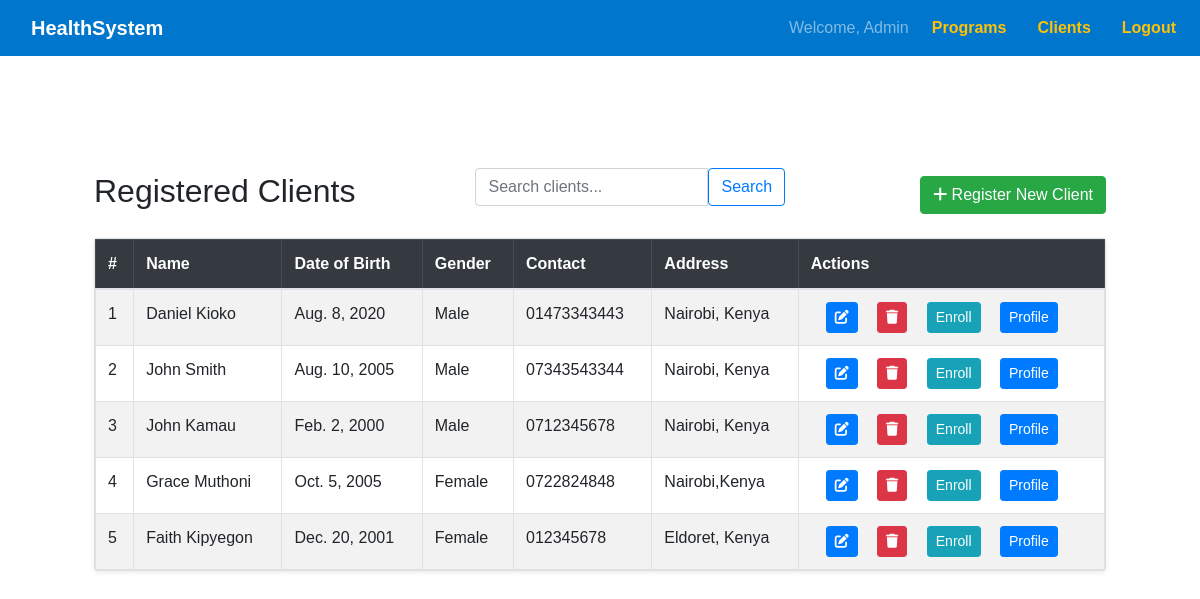
Screenshot of /clients/ (signed in) with the database file from the repository.
### health/models.py (models this page shows, shortened)
class Client(models.Model):
    first_name = models.CharField(max_length=100)
    last_name = models.CharField(max_length=100)
    date_of_birth = models.DateField()
    gender_choices = [('M', 'Male'), ('F', 'Female'), ('O', 'Other')]
    gender = models.CharField(max_length=1, choices=gender_choices)
    contact_number = models.CharField(max_length=15, blank=True)
    address = models.TextField(blank=True)
    created_at = models.DateTimeField(auto_now_add=True)
    enrolled_programs = models.ManyToManyField(HealthProgram, blank=True)

### health/views.py (the view)
# urls.py: path('clients/', views.client_list, name='client_list'),
@login_required
def client_list(request):
    query = request.GET.get('q')
    if query:
        clients = Client.objects.filter(
            Q(first_name__icontains=query) |
            Q(last_name__icontains=query) |
            Q(contact_number__icontains=query)
        )
    else:
        clients = Client.objects.all()
    return render(request, 'client_list.html', {'clients': clients, 'query': query})

### health/templates/client_list.html
{% extends 'base.html' %}
{% block content %}
<div class="container mt-5">
    <div class="d-flex justify-content-between align-items-center mb-3">
        <h2>Registered Clients</h2>
        <form method="GET" class="mb-3">
            <div class="input-group">
                <input type="text" name="q" class="form-control" placeholder="Search clients..." value="{{ query|default:'' }}">
                <button class="btn btn-outline-primary" type="submit">Search</button>
            </div>
        </form>
        <a href="{% url 'register_client' %}" class="btn btn-success"><i class="fas fa-plus"></i> Register New Client</a>
    </div>
    <div class="card shadow-sm">
        <div class="card-body p-0">
            <table class="table table-striped table-bordered mb-0">
                <thead class="table-dark">
                    <tr>
                        <th>#</th>
                        <th>Name</th>
                        <th>Date of Birth</th>
                        <th>Gender</th>
                        <th>Contact</th>
                        <th>Address</th>
                        <th>Actions</th>
                    </tr>
                </thead>
                <tbody>
                    {% for client in clients %}
                    <tr>
                        <td>{{ forloop.counter }}</td>
                        <td>{{ client.first_name|title }} {{ client.last_name|title }}</td>
                        <td>{{ client.date_of_birth}}</td>
                        <td>{{ client.get_gender_display|title }}</td>
                        <td>{{ client.contact_number|title }}</td>
                        <td>{{ client.address|title }}</td>
                        <td>
                            <a href="{% url 'edit_client' client.id %}" class="btn btn-sm btn-primary"><i class="fas fa-edit"></i></a>
                            <a href="{% url 'delete_client' client.id %}" class="btn btn-sm btn-danger" onclick="return confirm('Are you sure you want to delete {{client.first_name}} {{client.last_name}}?')"><i class="fas fa-trash"></i></a>
                            <a href="{% url 'enroll_client' client.id %}" class="btn btn-sm btn-info">Enroll</a>
                            <a href="{% url 'client_profile' client.id %}" class="btn btn-sm btn-primary">Profile</a>
                        </td>
                    </tr>
                    {% empty %}
                    <tr><td colspan="5" class="text-center">No clients found.</td></tr>
                    {% endfor %}
                </tbody>
            </table>
        </div>
    </div>
</div>
{% endblock %}

### health/templates/base.html (shortened to what this page needs)
<!DOCTYPE html>
<html lang="en">
<head>
    <link href="https://stackpath.bootstrapcdn.com/bootstrap/4.5.2/css/bootstrap.min.css" rel="stylesheet">
    <link href="https://cdnjs.cloudflare.com/ajax/libs/font-awesome/6.4.2/css/all.min.css" rel="stylesheet">
</head>
<body>
    <nav class="navbar navbar-expand-lg navbar-dark">
        <a class="navbar-brand" href="#">HealthSystem</a>
        <div class="collapse navbar-collapse" id="navbarNav">
            <ul class="navbar-nav ml-auto">
                {% if user.is_authenticated %}
                    <li class="nav-item">
                        <span class="navbar-text">Welcome, {{ user.username|title }}</span>
                    </li>
                    <li class="nav-item">
                        <a class="nav-link text-warning" href="{% url 'program_list' %}">Programs</a>
                    </li>
                    <li class="nav-item">
                        <a class="nav-link text-warning" href="{% url "client_list" %}">Clients</a>
                    </li>
                    <li class="nav-item">
                        <a class="nav-link text-warning" href="{% url 'logout' %}">Logout</a>
                    </li>
                {% else %}
                    <li class="nav-item">
                        <a class="nav-link text-warning" href="{% url 'login' %}">Login</a>
                    </li>
                {% endif %}
            </ul>
        </div>
    </nav>
    <div class="container">
        {% block content %}{% endblock %}
    </div>
</body>
</html>

### health/templates/base.html (style rules this page uses)
body { font-family: Arial, sans-serif; margin: 0; }
.navbar { background-color: #0077cc; }
a { color: white; margin-left: 15px; text-decoration: none; font-weight: bold; }
.container { padding: 2em; }

### rows the page displays
Client: first_name "Daniel", last_name "Kioko", date_of_birth "Aug. 8, 2020", gender "Male", contact_number "01473343443", address "Nairobi, Kenya"
Client: first_name "John", last_name "Smith", date_of_birth "Aug. 10, 2005", gender "Male", contact_number "07343543344", address "Nairobi, Kenya"
Client: first_name "John", last_name "Kamau", date_of_birth "Feb. 2, 2000", gender "Male", contact_number "0712345678", address "Nairobi, Kenya"
Client: first_name "Grace", last_name "Muthoni", date_of_birth "Oct. 5, 2005", gender "Female", contact_number "0722824848", address "Nairobi,Kenya"
Client: first_name "Faith", last_name "Kipyegon", date_of_birth "Dec. 20, 2001", gender "Female", contact_number "012345678", address "Eldoret, Kenya"

### other values shown
{{ user.username|title }} "Admin"
